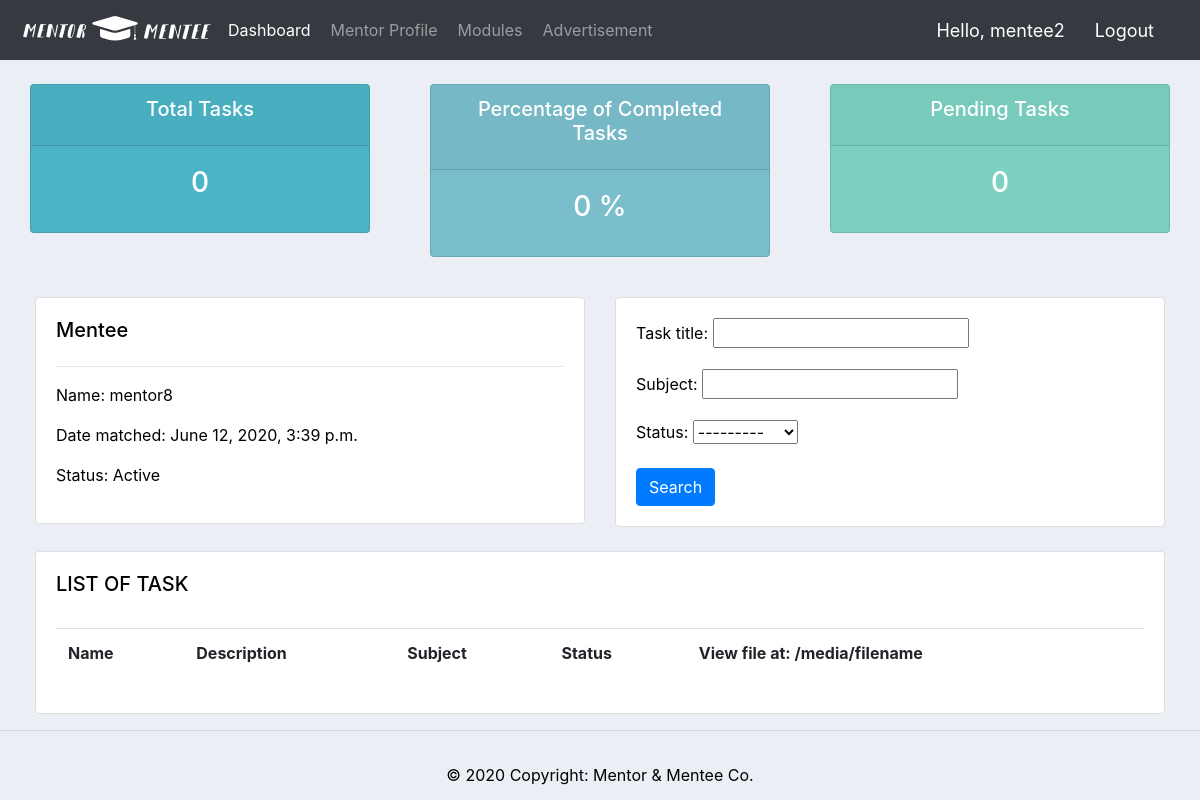
Screenshot of /view_task/7 (signed in) with the database file from the repository.
### accounts/models.py (models this page shows, shortened)
class Match(models.Model):
	STATUS = (
			('Active', 'Active'),
			('Not Active', 'Not Active'),
			)
	mentor = models.ForeignKey(Mentor, null=True, on_delete=models.SET_NULL) #whenever customer is deleed, order still ada cuma null
	mentee = models.ForeignKey(Mentee, null=True, on_delete=models.SET_NULL)
	date_matched = models.DateTimeField(auto_now_add=True, null=True)
	status = models.CharField(max_length=200, null=True, choices=STATUS, default='Active')

class Mentor(models.Model):
	FACULTY = (
			('Islamic Studies', 'Islamic Studies'), ('Malay Studies', 'Malay Studies'), ('Cultural', 'Cultural'),
			('Dentistry', 'Dentistry'), ('Education', 'Education'), ('Engineering', 'Engineering'),
			('Law', 'Law'), ('Medicine', 'Medicine'), ('Science', 'Science'),
			('Art & Social Sciences', 'Art & Social Sciences'), ('Business & Accountancy', 'Business & Accountancy'),
			('Economics & Administration', 'Economics & Administration'), ('Languages & Linguistics', 'Languages & Linguistics'),
			('Built Environment', 'Built Environment'), ('Sports & Exercises Sciences', 'Sports & Exercises Sciences'),
			('Computer Science & Information Technology', 'Computer Science & Information Technology'),
			)
	DEPARTMENT = [
	    ('Islamic Studies', (
	            ('Usuluddin (Aqidah & Islamic Thought)', 'Usuluddin (Aqidah & Islamic Thought)'),
	            ('Usuluddin (Al-Quran & Al-Hadith)', 'Usuluddin (Al-Quran & Al-Hadith)'),
	            ('Usuluddin (Daawah & Human Development)', 'Usuluddin (Daawah & Human Development)'),
	            ('Usuluddin (Islamic History & Civilization)', 'Usuluddin (Islamic History & Civilization)'),
	            ('Islamic Education (Islamic Studies)', 'Islamic Education (Islamic Studies)'),
	            ('Islamic Studies & Information Technology', 'Islamic Studies & Information Technology'),
	            ('Islamic Studies & Science', 'Islamic Studies & Science'),
	            ('Muamalat & Management', 'Muamalat & Management'),
	        )
	    ),
	    ('Malay Studies', (
	            ('Bahasa Melayu Profesional', 'Bahasa Melayu Profesional'), ('Linguistik Melayu', 'Linguistik Melayu'),
	            ('Kesusasteraaan Melayu', 'Kesusasteraaan Melayu'), ('Sosio-Budaya Melayu', 'Sosio-Budaya Melayu'),
	            ('Kesenian Melayu', 'Kesenian Melayu'),
	        )
	    ),
	    ('Cultural', (
	            ('Music', 'Music'), ('Drama', 'Drama'),
	            ('Dance', 'Dance'),
	        )
	    ),
	    ('Dentistry', (
	            ('Dental Surgery', 'Dental Surgery'),
	        )
	    ),
	    ('Education', (
	            ('Counselling', 'Counselling'),
	            ('Early Childhood Education', 'Early Childhood Education'),
	            ('Education Teaching of English as a Second Language', 'Education Teaching of English as a Second Language'),
	        )
	    ),
	    ('Engineering', (
	           ('Biomedical Engineering', 'Biomedical Engineering'), ('Chemical Engineering', 'Chemical Engineering'),
	           ('Civil Engineering', 'Civil Engineering'), ('Electrical Engineering', 'Electrical Engineering'),
	           ('Mechanical Engineering', 'Mechanical Engineering'),
	        )
	    ),
	    ('Law', (
	            ('Laws', 'Laws'),
	            ('Jurisprudence (External)', 'Jurisprudence (External)'),
	        )
	    ),
	    ('Medicine', (
	            ('Medicine', 'Medicine'), ('Biomedical Science', 'Biomedical Science'),
	            ('Nursing', 'Nursing'),
	        )
	    ),
	    ('Science', (
	            ('Chemistry', 'Chemistry'), ('Biochemistry', 'Biochemistry'), ('Biotechnology', 'Biotechnology'),
	            ('Genetics', 'Genetics'), ('Geology', 'Geology'), ('Mathematics', 'Mathematics'),
	            ('Microbiology', 'Microbiology'), ('Physics', 'Physics'), ('Statistics', 'Statistics'),
	        )
	    ),
	    ('Art & Social Sciences', (
	    		('East Asian Studies', 'East Asian Studies'), ('Arts Chinese Studies', 'Arts Chinese Studies'),
	    		('Arts Anthropology and Sociology', 'Arts Anthropology and Sociology'),
	            ('Social Administration', 'Social Administration'), ('Geography', 'Geography'),
	            ('Environmental Studies', 'Environmental Studies'), ('Arts History', 'Arts History'),
	            ('Arts English', 'Arts English'), ('Arts Indian Studies', 'Arts Indian Studies'),
	            ('Arts International and Strategic Studies', 'Arts International and Strategic Studies'),
	            ('Media Studies', 'Media Studies'), ('Arts Southeast Asian Studies', 'Arts Southeast Asian'),
	        )
	    ),
	    ('Business & Accountancy', (
	            ('Accounting', 'Accounting'), ('Business Administration', 'Business Administration'),
	            ('Finance', 'Finance'),
	        )
	    ),
	    ('Economics & Administration', (
	            ('Economics', 'Economics'), ('Administrative Studies and Politics', 'Administrative Studies and Politics'),
	            ('Development Studies', 'Development Studies'), ('Applied Statistic', 'Applied Statistic'),
	        )
	    ),
	    ('Languages & Linguistics', (
	            ('Arabic Language and Linguistics', 'Arabic Language and Linguistics'),
	            ('Chinese Language and Linguistics', 'Chinese Language and Linguistics'),
	            ('English Language and Linguistics', 'English Language and Linguistics'),
	            ('French Language and Linguistics', 'French Language and Linguistics'),
	            ('German Language and Linguistics', 'German Language and Linguistics'),
	            ('Japanese Language and Linguistics', 'Japanese Language and Linguistics'),
	            ('Spanish Language and Linguistics', 'Spanish Language and Linguistics'),
	            ('Tamil Language and Linguistics', 'Tamil Language and Linguistics'),
	            ('Italian Language and Linguistics', 'Italian Language and Linguistics'),
	        )
	    ),
	    ('Built Environment', (
	            ('Urban & Regional Planning', 'Urban & Regional Planning'),
	            ('Science Architecture', 'Science Architecture'),
	            ('Quantity Surveying', 'Quantity Surveying'), ('Real Estate', 'Real Estate'),
	            ('Building Surveying', 'Building Surveying'),
	        )
	    ),
	    ('Sports & Exercises Sciences', (
	            ('Sports Science (Exercise Science)', 'Sports Science (Exercise Science)'),
	            ('Sports Management Science', 'Sports Management Science'),
	        )
	    ),
	    ('Computer Science & Information Technology', (
	            ('Artificial Intelligence', 'Artificial Intelligence'),
	            ('Computer System and Network', 'Computer System and Network'),
	            ('Information Systems', 'Information Systems'),
	            ('Software Engineering', 'Software Engineering'),
	            ('Multimedia', 'Multimedia'), ('Data Science', 'Data Science'),
	        )
	    ),
	]
	user = models.OneToOneField(User, null=True, blank=True, on_delete=models.CASCADE)
	name = models.CharField(max_length=200, null=True)
	matric_number = models.CharField(max_length=10, null=True)
	faculty = models.CharField(max_length=200, null=True, choices=FACULTY)
	department = models.CharField(max_length=200, null=True, choices=DEPARTMENT)
	phone = models.CharField(max_length=200, null=True)
	email = models.CharField(max_length=200, null=True)
	CGPA = models.DecimalField(max_digits=4, decimal_places=2, null=True)
	profile_pic = models.ImageField(default="profile1.jpg", null=True)
	date_created = models.DateTimeField(auto_now_add=True, null=True)
	def __str__(self):
		return self.name

### accounts/decorators.py (the view)
		def wrapper_func(request, *args, **kwargs):
			group = None
			if request.user.groups.exists():
				group = request.user.groups.all()[0].name
			if group in allowed_roles:
				return view_func(request, *args, **kwargs)
			else:
				return HttpResponse('You are not authorized to view this page')

### accounts/views.py (called while the page is built)
@login_required(login_url='login')
@allowed_users(allowed_roles=['mentee'])
def viewTask(request, pk):
	match = Match.objects.get(id=pk)
	tasks = match.task_set.all() #order_set ni tgk balik relationship parent child tu
	task_count = tasks.count() #ejaan orders based on atas
	completed = tasks.filter(status='Completed').count()
	pending = tasks.filter(status='Pending').count()
	perc = round(1)
	if task_count == 0:
		perc = round(0)
	elif task_count > 0:
		perc = round(completed * 100 / task_count)
	myFilter = TaskFilter(request.GET, queryset=tasks)
	tasks = myFilter.qs
	context = {'match': match,'tasks':tasks, 'task_count': task_count, 'completed': completed, 'pending': pending, 'myFilter': myFilter, 'perc': perc}
	return render(request, 'accounts/view_task.html', context)

### accounts/templates/accounts/view_task.html (shortened to what this page needs)
{% extends 'accounts/main.html' %}
{% block content %}
<br>
<div class="row">
    <div class="col">
        <div class="col-md">
            <div class="card text-center text-white  mb-3" id="total-tasks">
                <div class="card-header">
                    <h5 class="card-title">Total Tasks</h5>
                </div>
                <div class="card-body">
                    <h3 class="card-title">{{task_count}}</h3>
                </div>
            </div>
        </div>
    </div>
    <div class="col">
        <div class="col-md">
            <div class="card text-center text-white  mb-3" id="tasks-completed">
                <div class="card-header">
                    <h5 class="card-title">Percentage of Completed Tasks</h5>
                </div>
                <div class="card-body">
                	<h3 class="card-title">{{perc}} %</h3>
                </div>
            </div>
        </div>
    </div>
    <div class="col">
        <div class="col-md">
            <div class="card text-center text-white  mb-3" id="tasks-pending">
                <div class="card-header">
                    <h5 class="card-title">Pending Tasks</h5>
                </div>
                <div class="card-body">
                    <h3 class="card-title">{{pending}}</h3>
                </div>
            </div>
        </div>
    </div>
</div>
	<br>
<div class="row">
	<div class="col-md" style="margin-left: 20px;">
		<div class="card card-body">
			<h5>Mentee</h5>
			<hr>
			<p>Name: {{match.mentor}} </p>
			<p>Date matched: {{match.date_matched}}</p>
			<p>Status: {{match.status}} </p>
		</div>
	</div>
	<div class="col" style="margin-right: 20px;">
		<div class="card card-body">
			<form method="get">
				{{myFilter.form.as_p}}
		    <button class="btn btn-primary" type="submit">Search</button>
		  </form>
		</div>
	</div>
</div>
<br>
<div class="row">
	<div class="col-md">
		<div class="card card-body" style="margin-left: 20px; margin-right: 20px;">
			<h5>LIST OF TASK</h5>
		  	<br>
			<table class="table">
				<tr>
					<th>Name</th>
					<th>Description</th>
					<th>Subject</th>
					<th>Status</th>
					<th>View file at: /media/filename</th>
				</tr>
			</table>
		</div>
	</div>
</div>
{% endblock %}

### accounts/templates/accounts/navbar.html (shortened to what this page needs)
{% load static %}
<nav class="navbar navbar-expand-lg navbar-dark bg-dark">
  <img src="{% static 'images/logo.png' %}">
 <div class="collapse navbar-collapse" id="navbarNav">
    <ul class="navbar-nav">
      {% if request.user.is_staff %}
      <li class="nav-item active">
        <a class="nav-link" style="padding: 10px;" href="{% url 'home' %}">Dashboard</a>
      </li>
      <li class="nav-item">
        <a class="nav-link" style="padding: 10px;" href="{% url 'products' %}">Products</a>
      </li>
      {% else %}
      <li class="nav-item active">
        <a class="nav-link" style="padding: 10px;" href="{% url 'mentor-page' %}">Dashboard</a>
      </li>
       <li class="nav-item">
        <a class="nav-link" style="padding: 10px;" href="{% url 'mentor_account' %}">Mentor Profile</a>
      </li>
      <li class="nav-item">
        <a class="nav-link" style="padding: 10px;" href="{% url 'mentor_modules' %}">Modules</a>
      </li>
      <li class="nav-item">
        <a class="nav-link" style="padding: 10px;" href="{% url 'ads2' %}">Advertisement</a>
      </li>
      {% endif %}
    </ul>
  </div>
<span class="hello-msg">Hello, {{request.user}}</span>
<span><a class="hello-msg" href="{% url 'logout' %}">Logout</a></span>
</nav>

### static/css/main.css (style rules this page uses)
body { background-color: #ebeff5; }
#total-tasks { background-color: #4cb4c7; }
#tasks-completed { background-color: #7abecc; }
#tasks-pending { background-color: #7CD1C0; }
nav a { padding: 10px; }

### accounts/templates/accounts/main.html (style rules this page uses)
body { background-color: #ebeff5; color: black; overflow: scroll; }

### accounts/templates/accounts/navbar.html (style rules this page uses)
.hello-msg { font-size: 18px; color: #fff; margin-right: 20px; }

### rows the page displays
Match: mentor "mentor8", date_matched "June 12, 2020, 3:39 p.m.", status "Active"

### other values shown
{{ request.user }} "mentee2"
{{ task_count }} "0"
{{ perc }} "0"
{{ pending }} "0"
